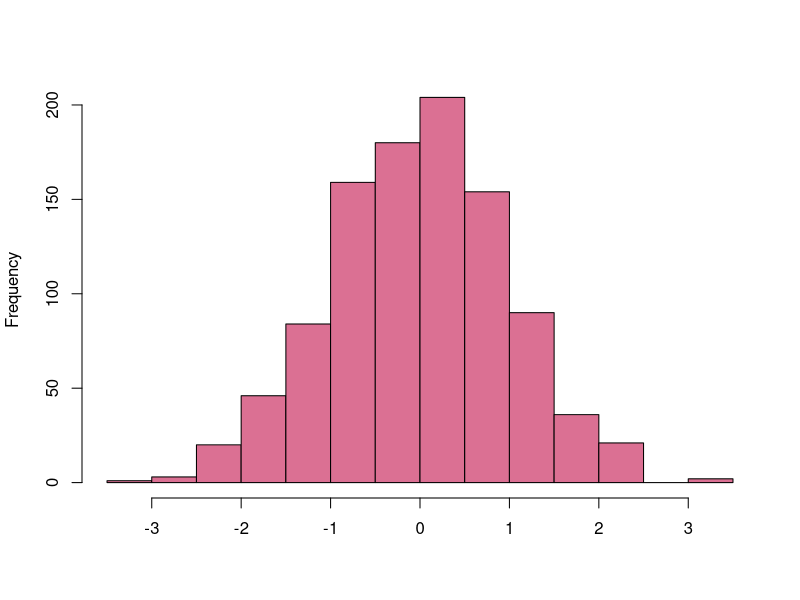
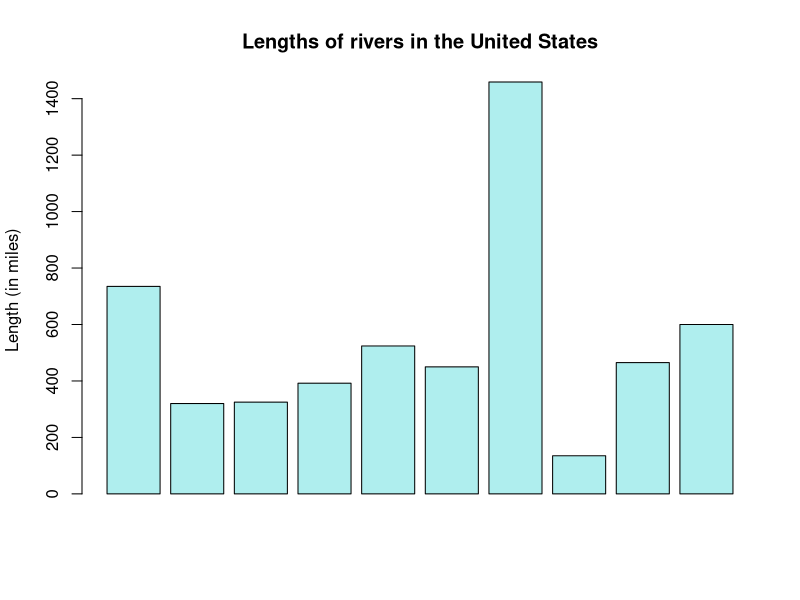
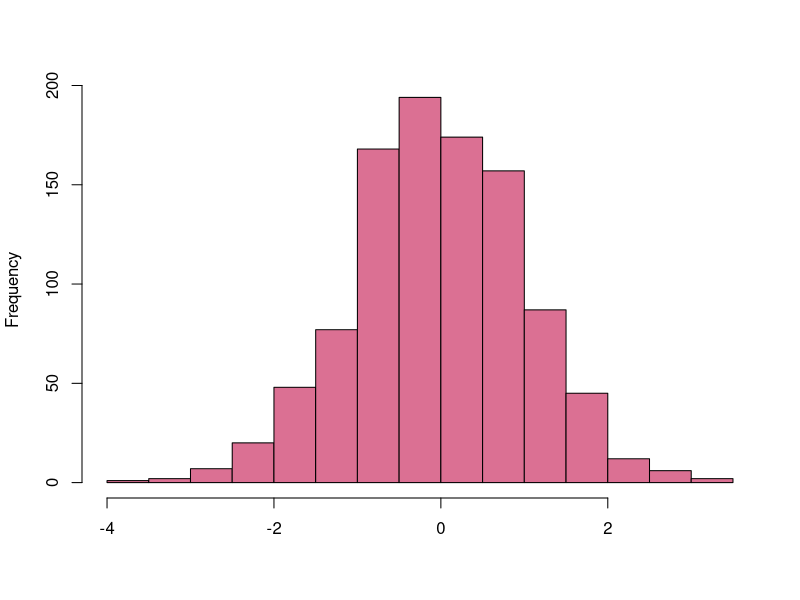
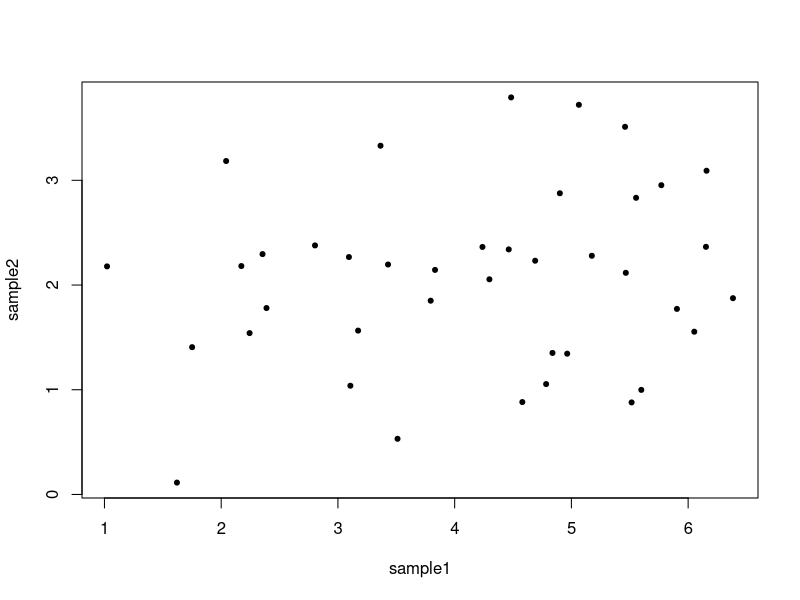
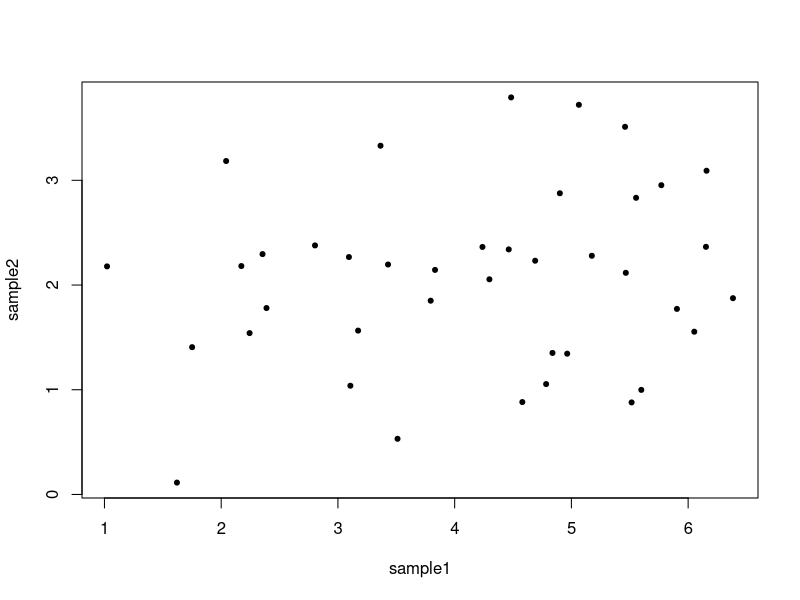
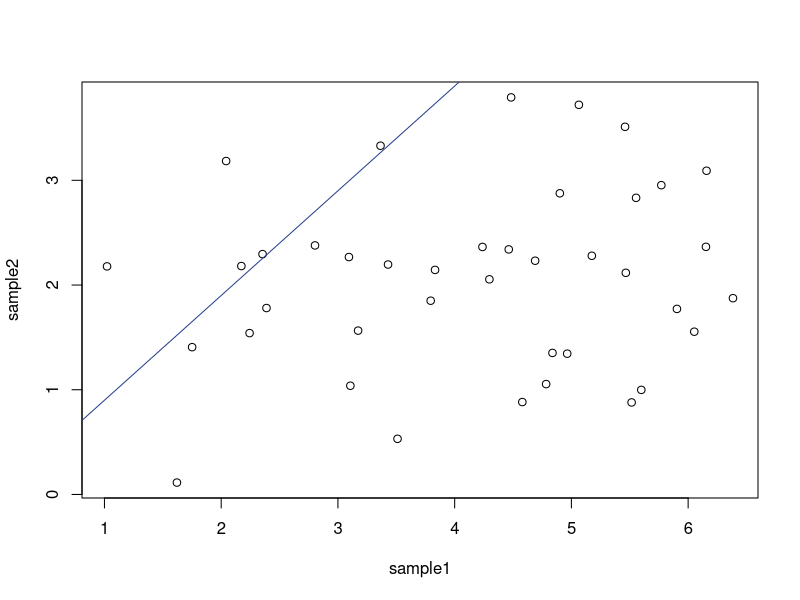
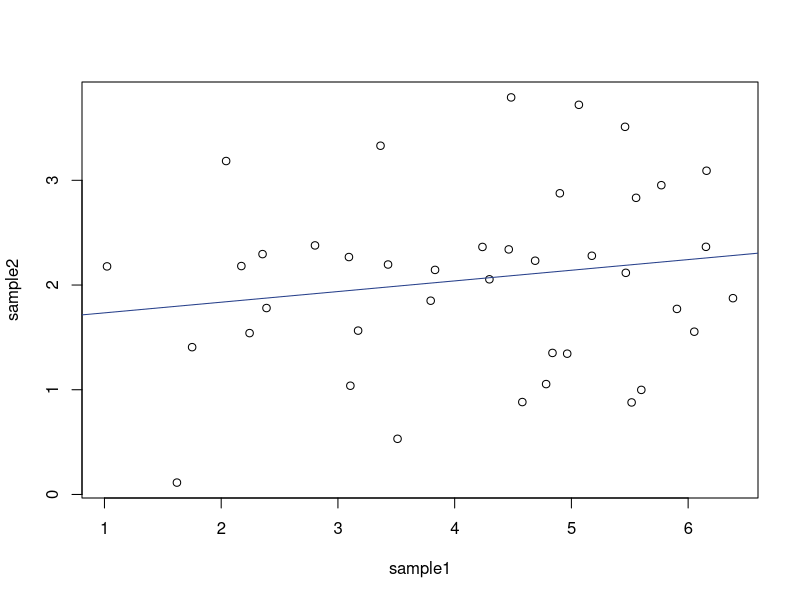
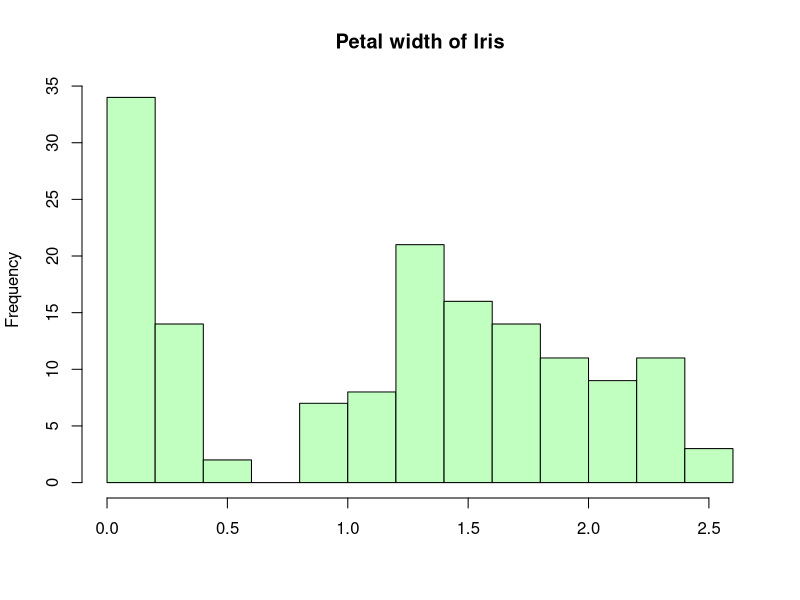

The R script that drew these images, in order: (Note: this script raises an error after producing the figures.)
## ---- chunk 1
7 + 4
3^2
10 %% 7
## ---- chunk 2
7 == 4
3 > 2
7!=4
## ---- chunk 3
a <- (12 + 180) * 3
a
## ---- chunk 4
5 + 5  # this adds five and five 

# 10 + 10 this does not add ten and ten
## ---- chunk 5
a <- 8 * 10
b <- 2 * 10
d <- a * b
d

# This is equivalent to: 
d <- 8 * 10 * 2 * 10
d
## ---- chunk 6
a <- c(3, 4, 5)
a
b <- c(3.24, 4.57, 5.03)
b
## ---- chunk 7
pets <- c("dog", "cat", "bird")
pets
## ---- chunk 8
# Make objects 
a <- sqrt(4 * 7)
b <- 6 * 5
g <- 9 * 2

# Combine
d <- c(a, b, g)
d
## ---- chunk 9
x <- 1:10
x
## ---- chunk 10
x <- seq(from = 1, to = 20, by = 2)
x
## ---- chunk 11
# Create a vector 
height <- c(76, 72, 74, 74, 78)
height

height[1] # extract the 1st element in the vector 
height[5] # extract the 5th element
## ---- chunk 12
height <- c(76, 72, 74, 74, 78)

height[-1]
## ---- chunk 13
# Create a vector with named elements 
temp <- c(monday = 28.1, tuesday = 28.5, wednesday = 29.0, thursday = 30.1, friday = 30.2)
temp

temp["wednesday"]
temp[3]
## ---- chunk 14
y <- 5:50
y

y[y <= 10]  # extract all elements less than or equal to 10
y[y < 10 & y != 5]  # extract all elements less than 10 that are not equal to 5
## ---- chunk 15
seq(1, 10, 1)
seq(from = 1, to = 10, by = 1)
## ---- chunk 16
sum(c(3, 4, 5))
## ---- chunk 17
mean(seq(5, 100, 5))
## ---- chunk 18
x <- seq(5, 100, 5)

# use the vector x as the input to the function
mean(x)
## ---- chunk 19
help(mean)
## ---- chunk 20
?mean  # Same as help(mean) 
## ---- chunk 21
??robust
## ---- chunk 22
# Two ways to load packages:
library(ggplot2)
require(ggplot2)
## ---- chunk 23
norm <- rnorm(n = 1000, mean = 0, sd = 1)
head(norm)
hist(norm, col = "palevioletred", main = "", xlab = "", ylab = "Frequency")
## ---- chunk 24
# Use the R dataset of the length of rivers in the United States (a univariate data set)
head(rivers)
barplot(height = rivers[1:10], col = "paleturquoise", main = "Lengths of rivers in the United States", ylab = "Length (in miles)")
## ---- chunk 25
# Generate and visualize 100 random points from a standard normal distribution
sample <- rnorm(1000)
hist(sample, col = "palevioletred", main = "", xlab = "", ylab = "Frequency")
## ---- chunk 26
x <- 1:100
sample(x, size = 20) # Sample without replacement
sample(x, size = 20, replace = TRUE) # Sample with replacement
## ---- chunk 27
sample1 <- rnorm(n = 40, mean = 4, sd = 2)
sample2 <- rnorm(n = 40, mean = 2, sd = 1)
plot(formula = sample2 ~ sample1, pch = 20)
## ---- chunk 28
plot(x = sample1, y = sample2, pch = 20)
## ---- chunk 29
plot(sample1, sample2)
abline(a = -0.1, b = 1, col="royalblue4")
## ---- chunk 30
plot(sample1, sample2)
abline(lm(sample2 ~ sample1), col="royalblue4")
## ---- chunk 31
head(trees)  # Pre-loaded dataset in R - measurements of black cherry trees
## ---- chunk 32
head(iris)
## ---- chunk 33
head(iris)
## ---- chunk 34
iris[1, 1]  # first row, first column
iris[3, 3]  # third row, third column
## ---- chunk 35
iris[2, ]  # subset the entire second row 
iris[, 2]  # subset the entire second column 
## ---- chunk 36
iris[c(5, 7, 9), 1:2]
## ---- chunk 37
petal <- iris$Petal.Width  # Subset of the column petal width

hist(petal, col = "darkseagreen1", main = "Petal width of Iris", xlab = "", ylab = "Frequency") # Make a histogram of petal width frequency
## ---- chunk 38
logi <- petal > 1 # Which petal widths are greater than 1?
head(logi)

iris.subset <- iris[logi, ] # Subset of iris only including individuals
# where petal width is greater than 1

head(iris.subset)
## ---- chunk 39
iris.subset <- iris[iris$Petal.Length == 4,]
head(iris.subset)
## ---- chunk 40
versicolor_only <- iris[iris$Species == "versicolor", ]
head(versicolor_only)
## ---- chunk 41
versicolor.4 <- iris[iris$Petal.Length > 4 & iris$Species == "versicolor", ]  # subset of observations or only I. versicolor where petal length is greater than 4
head(versicolor.4)
## ---- chunk 42
df <- data.frame(x = 1:5, y = 6:2)
df
## ---- chunk 43
df <- data.frame(df, z = 41:45)
df
## ---- chunk 44
df$z <- 41:45
df
## ---- chunk 45
df.subset <- df[, -3]
df.subset
## ---- chunk 46
df$z <- NULL
df
## ---- chunk 47
a <- matrix(1:9, ncol = 3, nrow = 3)
a

## ---- chunk 48
a <- matrix(1:9, ncol = 3, nrow = 3)
a
a[2, 2]
a[2, ]
## ---- chunk 49
getwd()
## ---- chunk 50
for (i in 1:5){
    print(i)
}
## ---- chunk 51
x <- 1:10

x[6]
x[6:9]
## ---- chunk 52
x <- 1:10

sum(x)
mean(x)
## ---- chunk 53
for (i in 1:3) {
  print(i)
}
## ---- chunk 54
for (i in 1:4){
    print(i^2)
}
## ---- chunk 55
x <- 2

for (i in 1:4){
    x <- x^2
    print(x)
}
## ---- chunk 56
dogs <- 10
for (i in 1:5){
    dogs <- dogs + 1
}
## ---- chunk 57
nameVector <- c("Harry", "Hermione", "Ron")

for (i in 1:length(nameVector)){
    print(paste("Hi,", nameVector[i], sep=" "))
}
## ---- chunk 58
length(nameVector) # The # of positions in nameVector

nameVector[1] # The 1st position in nameVector

# Combine text and index of a vector
paste("Hi,", nameVector[1], sep=" ") 
## ---- chunk 59
nameVector <- c("Harry", "Hermione", "Ron")

for (i in 1:length(nameVector)){
    print(paste("Hi,", nameVector[i], sep=" "))
}
## ---- chunk 60
nameVector <- c("Harry", "Hermione", "Ron")

for (i in 1:length(nameVector)){
    paste("Hi,", nameVector[i], sep=" ")
}
## ---- chunk 61
x <- c(1, 2, "blue")
x
typeof(x)
## ---- chunk 62
a <- list(numeric = seq(0, 0.25, 0.01), integer = 10:20, logical = c(TRUE, FALSE, FALSE), character = c("open", "closed", "closed", "open"))
a
## ---- chunk 63
x <- c(1, 2, 3, 4, 5)
y <- c(3, 6, 8, 10)

v <- c(x, y)  # Create a vector
str(v)
l <- list(x, y)  # Create a list
str(l)

v[2]  # Index a vector 

l[[2]]  # Index a list 
## ---- chunk 64
b <- list(1:4, c(3.25, 6.75, 8.175, 4.5), c("apples", "bananas", "oranges", "pears"))
b[2]  # returns a list
str(b[2])

b[[2]]  # returns numbers from list
str(b[[2]])
## ---- chunk 65
b[1] * b[2]  # can't do arithmatic on lists

b[[1]] * b[[2]]  # can do arithmatic on numbers
## ---- chunk 66
b[[2]] # 2nd element of list 
b[[2]][2] # 2nd element of 2nd element of list 
## ---- chunk 67
outputs <- c()  # Create a blank vector

x <- rnorm(n = 10, mean = 1, sd = 0.5)  # Vector that we will use in the loop

for (i in 1:length(x)) {
  outputs[i] <- x[i] * 10
}
outputs
## ---- chunk 68
output <- list()
for(x in 1:10) {
  output[1] <- sum(x + x^2)
}

output2 <- list()
for(x in 1:11) {
  output2[x + 1] <- sum(x + x^2)
}
## ---- chunk 69
if (3 > 2) {
  print("Yes")
}
## ---- chunk 70
x <- 1:5

for (i in 1:length(x)) {
  if(x[i] > 3) {
    print(paste(x[i],"is greater than 3"))
  }
  if(x[i] <= 3) {
    print(paste(x[i],"is less than or equal to 3"))
  }
}
## ---- chunk 71
for (i in 1:length(x)) {
  if(x[i] > 3){
    break
    }
  if(x[i] <= 3) {
    print(paste(x[i],"is less than or equal to 3"))
    }
}
## ---- chunk 72
for (i in 1:length(x)) {
  if(x[i] == 4) {
    next
    }
  if(x[i] > 3) {
    print(paste(x[i],"is greater than 3"))
    }
  if(x[i] <= 3) {
    print(paste(x[i],"is less than or equal to 3"))
    }
  }
## ---- chunk 73
M <- matrix(rnorm(9), ncol = 3, nrow = 3)
M
apply(M, 1, median) # median of rows 
apply(M, 2, median) # median of columns 
## ---- chunk 74
med.M <- c()

for (i in 1:3) {
    med.M[i] <- median(M[, i])
}

med.M
## ---- chunk 75
# define a function, f
f <- function(x, y){
  x + y
}

# call function f
f(x = 1, y = 3) 
## ---- chunk 76
x <- 2  # variable defined outside the function

g <- function() {
    y <- 1 # variable defined inside the function 
    c(x, y) 
}

g()
## ---- chunk 77
f1 <- function(a, b) {
    x <- a + b 
    y <- (a + b)^2
    z <- a/b
}

f1(1, 2)  # doesn't return anything

f2 <- function(a, b) {
    x <- a + b 
    y <- (a + b)^2
    z <- a/b
    c(x, y, z)  # same result as writing return(c(x, y, z))
}

f2(1, 2)  # returns x, y, and z
## ---- chunk 78

params <- c(5, 25)
params

f3 <- function(p){
    alpha <- p[1]
    beta <- p[2]
    alpha * beta
}

f3(params)
## ---- chunk 79
subtract <- function(a = 5, b = 2){
    return(a - b)
}

subtract()
subtract(5, 6)
## ---- chunk 80
f4 <- function(x) {
  for (i in 1:ncol(x)) {
    if(class(x[, i]) != "numeric") {
      next
      }
    if(class(x[, i]) == "numeric") {
      print(mean(x[, i]))
    }
  }
}
f4(iris)
## ---- chunk 81
plot(x = iris$Species, y = iris$Sepal.Length)

library(ggplot2)
ggplot(data=iris, aes(x = Species, y = Sepal.Length)) + geom_boxplot() + theme_bw()
## ---- chunk 82
library(ggplot2)
ggplot(data = iris, aes(x = Sepal.Length, y = Sepal.Width)) + geom_point()
## ---- chunk 83
state <- data.frame(state.x77, state.region, state.abb)
stateplot <- ggplot(data = state, aes(x = Population, y = Area))
stateplot + geom_point()
## ---- chunk 84
ggplot(data = state, aes(x = Population, y = Area)) + geom_point(size = 3)
## ---- chunk 85
ggplot(data = state, aes(x = Illiteracy, y = Murder, color = state.region)) + geom_point(size = 2)
## ---- chunk 86
ggplot(data = state, aes(x = Life.Exp, y = HS.Grad, color = state.region, shape = state.region)) + geom_point(size = 2)
## ---- chunk 87
d2 <- diamonds[sample(1:nrow(diamonds), 1000), ]
## ---- chunk 88
ggplot(data = d2, aes(x = carat, y = price, color = color)) + geom_point()
## ---- chunk 89
ggplot(iris, aes(x = Species,y = Sepal.Length)) + geom_boxplot()
## ---- chunk 90
ggplot(faithful, aes(x = waiting)) + geom_histogram(binwidth = 8, color = "black", fill = "paleturquoise")
## ---- chunk 91
ggplot(iris, aes(x = Species, y = Sepal.Length)) + geom_bar(stat = "identity")
## ---- chunk 92
ggplot(mtcars, aes(x = wt, y = mpg, color = as.factor(cyl))) + geom_line()
## ---- chunk 93
ggplot(faithful, aes(waiting)) + geom_density(fill = "thistle")
## ---- chunk 94
ggplot(iris, aes(Sepal.Length)) + geom_histogram() + facet_grid(Species ~ .)
## ---- chunk 95
ggplot(iris, aes(Sepal.Length)) + geom_histogram() + facet_grid(. ~ Species)
## ---- chunk 96
ggplot(iris, aes(x = Sepal.Length, y = Sepal.Width, color = Species)) + geom_point() + stat_smooth(method = "lm")
## ---- chunk 97
ggplot(data = state, aes(x = Population, y = Area, color = state.region)) + scale_y_log10() + scale_x_log10() + geom_point()
## ---- chunk 98
ggplot(data = state, aes(x = Population, y = Area, color = state.region)) + scale_y_log10() + scale_x_log10() + geom_point() + scale_colour_manual(values = c("palegreen3","palevioletred3","peachpuff3", "paleturquoise3"))
## ---- chunk 99
ggplot(data = state, aes(x = Life.Exp, y = HS.Grad, color = state.region, shape = state.region)) + geom_point(size = 2) + labs(title = "US States, 1977", x = "Life expectancy (in years)", y = "High school graduation rate (percent)")
## ---- chunk 100
ggplot(data = state, aes(x = Life.Exp, y = HS.Grad, color = state.region, shape = state.region)) + geom_point(size = 2) + labs(title = "US States, 1977", x = "Life expectancy (in years)", y = "High school graduation rate (percent)") + geom_text(aes(label = state.abb, size = 2, hjust = 0, vjust = 0))
## ---- chunk 101
ggplot(iris, aes(Species, Sepal.Length)) + geom_bar(stat = "identity") + theme_bw(base_family = "Times", base_size = 14)
## ---- chunk 102
xvar <- rnorm(100)
yvar <- rnorm(100)
df <- data.frame(xvar, yvar) # coerce to data frame 
ggplot(df, aes(xvar, yvar)) + geom_point()
## ---- chunk 103
df <- data.frame(spA = rnorm(100,50,1),
           spB = rnorm(100,75,5),
           spC = rnorm(100,20,0.5),
           spD = rnorm(100,25,0.75))
## ---- chunk 104
head(df)
dim(df)
## ---- chunk 105
df2 <- data.frame(species=rep(c("A","B","C","D"), 100),
                  weight=rnorm(400, 75, 5)
                  )
## ---- chunk 106
head(df2)
dim(df2)
## ---- chunk 107
# make some fake "wide" data
df <- data.frame(A = rnorm(100, 50, 6),
           B = rnorm(100, 75, 5),
           C = rnorm(100, 50, 4),
           D = rnorm(100, 55, 3))
head(df)
## ---- chunk 108
library(reshape2)
df2 <- melt(data = df)
head(df2)
dim(df2)
## ---- chunk 109
ggplot(df2, aes(x = value)) + geom_histogram() + facet_grid(.~variable)
